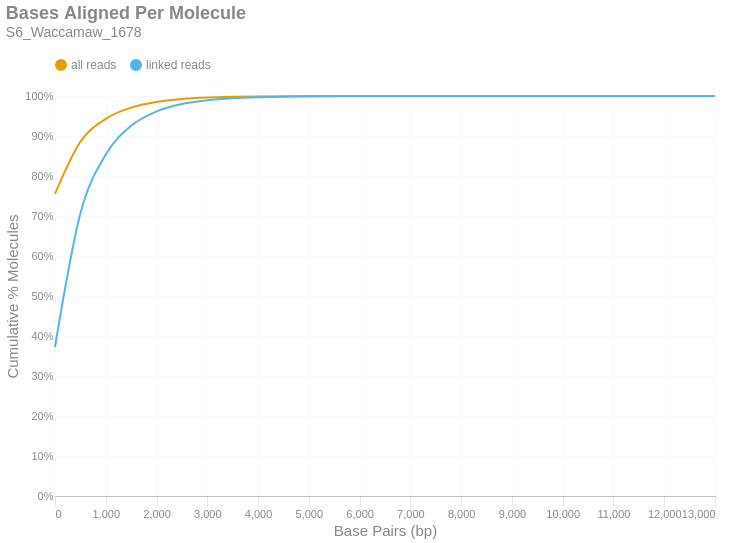

Notebook source saved alongside this figure:
### Markdown cell above
### Bases Aligned Per Molecule
This is a cumulative frequency distribution showing the number of base pairs aligned per unique molecule. These data are shown in 500 bp bins. There are two distributions: one with `all reads` (yellow) and another with only `linked reads` (blue). The percent of molecules in the `linked reads` distribution is relative to the total number of linked molecules.

### Code cell
if SKIPLR:
    print_html(f"Skipped")
else:
    binned_df = consolidated_hist(valids['aligned_bp'], mask, 500, True)
    with SafeRender(binned_df):
        (
            density_plot(binned_df, 'Bases Aligned Per Molecule', samplename, 'basesper')
            .encode(
                x=alt.X('bin:Q', title="Base Pairs (bp)").axis(tickMinStep=500).scale(padding=0),
                y=alt.Y('value:Q', title='Cumulative % Molecules')
                    .axis(format='%')
                    .scale(domain = [0,1])
                    .stack(False),
                color=alt.Color("key:N").scale(domain = ["all reads", "linked reads"]),
                tooltip = [
                    alt.Tooltip("key:N", title = "Data Type"),
                    alt.Tooltip("range_label:N", title="Bases Aligned Per Molecule"),
                    alt.Tooltip("value:Q", format = ".2%", title="% Molecules (Cum.)")
                ]
            )
        ).display()

### Figure 1 — Vega-Lite specification as saved in the notebook (floating-point values rounded to 4 significant figures)
{"width": "container", "height": 400, "config": {"title": {"anchor": "start", "dy": -15, "fontSize": 18, "color": "#888888", "subtitleColor": "#888888", "subtitleFontSize": 14}, "arc": {"fill": "#0072B2"}, "axis": {"domainColor": "#888888", "domainWidth": 0.5, "gridWidth": 0.2, "grid": false, "titleFontWeight": 400, "titleFontSize": 15, "labelFontSize": 11, "labelColor": "#888888", "tickColor": "#888888", "tickWidth": 0.2, "titleColor": "#888888"}, "axisBand": {"grid": false}, "axisX": {"grid": true, "tickSize": 10, "domainCap": "round"}, "axisY": {"domain": false, "grid": true, "tickSize": 0, "domainCap": "round"}, "background": "transparent", "header": {"labelFontSize": 15, "labelColor": "#888888", "titleFontSize": 15, "titleFontWeight": 600, "titleColor": "#888888"}, "legend": {"labelFont": "sans-serif", "labelFontSize": 12, "labelColor": "#888888", "symbolSize": 100, "symbolType": "circle", "titleFontSize": 12, "titlePadding": 10, "titleColor": "#888888", "title": null, "orient": "top"}, "range": {"category": ["#E69F00", "#56B4E9", "#009E73", "#F0E442", "#0072B2", "#D55E00", "#CC79A7", "#000000"], "diverging": ["#cfe8f3", "#a2d4ec", "#73bfe2", "#46abdb", "#1696d2", "#12719e"]}, "area": {"fill": "#0072B2", "fillOpacity": 0.7, "line": true, "strokeOpacity": 0.7}, "line": {"color": "#0072B2", "stroke": "#0072B2", "strokeWidth": 2}, "trail": {"color": "#0072B2", "stroke": "#0072B2", "strokeWidth": 0, "size": 1}, "point": {"filled": true, "fillOpacity": 1.0, "size": 95}, "text": {"color": "#888888", "fontSize": 11, "align": "right", "fontWeight": 400, "size": 11}, "bar": {"fill": "#0072B2", "stroke": null}, "view": {"stroke": null, "continuousWidth": 660, "continuousHeight": 400}}, "data": {"name": "data-8c329cacabff8badb681f4e675364d56"}, "mark": {"type": "line", "interpolate": "monotone", "point": {"opacity": 0, "size": 275}}, "encoding": {"color": {"field": "key", "scale": {"domain": ["all reads", "linked reads"]}, "type": "nominal"}, "tooltip": [{"field": "key", "title": "Data Type", "type": "nominal"}, {"field": "range_label", "title": "Bases Aligned Per Molecule", "type": "nominal"}, {"field": "value", "format": ".2%", "title": "% Molecules (Cum.)", "type": "quantitative"}], "x": {"axis": {"tickMinStep": 500}, "field": "bin", "scale": {"padding": 0}, "title": "Base Pairs (bp)", "type": "quantitative"}, "y": {"axis": {"format": "%"}, "field": "value", "scale": {"domain": [0, 1]}, "stack": false, "title": "Cumulative % Molecules", "type": "quantitative"}}, "params": [{"name": "param_c36ac31b6afebe62", "select": {"type": "point", "fields": ["key"]}, "bind": "legend"}], "title": {"text": "Bases Aligned Per Molecule", "subtitle": "S6_Waccamaw_1678"}, "transform": [{"fold": ["all reads (cumsum)", "linked reads (cumsum)"]}, {"calculate": "replace(datum.key, ' (cumsum)', '')", "as": "key"}, {"filter": {"param": "param_c36ac31b6afebe62"}}], "usermeta": {"embedOptions": {"downloadFileName": "S6_Waccamaw_1678.basesper"}}, "$schema": "https://vega.github.io/schema/vega-lite/v6.1.0.json", "datasets": {"data-8c329cacabff8badb681f4e675364d56": [{"bin": "0.0", "interval": "0.0-500.0", "all reads": 0.7555, "linked reads": 0.3725, "all reads (cumsum)": 0.7555, "linked reads (cumsum)": 0.3725, "range_label": "0-499"}, {"bin": "500.0", "interval": "500.0-1000.0", "all reads": 0.13, "linked reads": 0.3334, "all reads (cumsum)": 0.8855, "linked reads (cumsum)": 0.706, "range_label": "500-999"}, {"bin": "1000.0", "interval": "1000.0-1500.0", "all reads": 0.05748, "linked reads": 0.1476, "all reads (cumsum)": 0.943, "linked reads (cumsum)": 0.8536, "range_label": "1000-1499"}, {"bin": "1500.0", "interval": "1500.0-2000.0", "all reads": 0.02799, "linked reads": 0.0719, "all reads (cumsum)": 0.971, "linked reads (cumsum)": 0.9255, "range_label": "1500-1999"}, {"bin": "2000.0", "interval": "2000.0-2500.0", "all reads": 0.01403, "linked reads": 0.03604, "all reads (cumsum)": 0.985, "linked reads (cumsum)": 0.9615, "range_label": "2000-2499"}, {"bin": "2500.0", "interval": "2500.0-3000.0", "all reads": 0.007229, "linked reads": 0.01857, "all reads (cumsum)": 0.9922, "linked reads (cumsum)": 0.9801, "range_label": "2500-2999"}, {"bin": "3000.0", "interval": "3000.0-3500.0", "all reads": 0.003696, "linked reads": 0.009493, "all reads (cumsum)": 0.9959, "linked reads (cumsum)": 0.9896, "range_label": "3000-3499"}, {"bin": "3500.0", "interval": "3500.0-4000.0", "all reads": 0.001919, "linked reads": 0.00493, "all reads (cumsum)": 0.9979, "linked reads (cumsum)": 0.9945, "range_label": "3500-3999"}, {"bin": "4000.0", "interval": "4000.0-4500.0", "all reads": 0.000998, "linked reads": 0.002564, "all reads (cumsum)": 0.9989, "linked reads (cumsum)": 0.9971, "range_label": "4000-4499"}, {"bin": "4500.0", "interval": "4500.0-5000.0", "all reads": 0.000523, "linked reads": 0.001343, "all reads (cumsum)": 0.9994, "linked reads (cumsum)": 0.9984, "range_label": "4500-4999"}, {"bin": "5000.0", "interval": "5000.0-5500.0", "all reads": 0.0002791, "linked reads": 0.0007169, "all reads (cumsum)": 0.9997, "linked reads (cumsum)": 0.9991, "range_label": "5000-5499"}, {"bin": "5500.0", "interval": "5500.0-6000.0", "all reads": 0.0001554, "linked reads": 0.0003992, "all reads (cumsum)": 0.9998, "linked reads (cumsum)": 0.9995, "range_label": "5500-5999"}, {"bin": "6000.0", "interval": "6000.0-6500.0", "all reads": 9.088e-05, "linked reads": 0.0002334, "all reads (cumsum)": 0.9999, "linked reads (cumsum)": 0.9998, "range_label": "6000-6499"}, {"bin": "6500.0", "interval": "6500.0-7000.0", "all reads": 3.853e-05, "linked reads": 9.896e-05, "all reads (cumsum)": 0.9999, "linked reads (cumsum)": 0.9999, "range_label": "6500-6999"}, {"bin": "7000.0", "interval": "7000.0-7500.0", "all reads": 2.194e-05, "linked reads": 5.635e-05, "all reads (cumsum)": 1.0, "linked reads (cumsum)": 0.9999, "range_label": "7000-7499"}, {"bin": "7500.0", "interval": "7500.0-8000.0", "all reads": 9.77e-06, "linked reads": 2.51e-05, "all reads (cumsum)": 1.0, "linked reads (cumsum)": 1.0, "range_label": "7500-7999"}, {"bin": "8000.0", "interval": "8000.0-8500.0", "all reads": 6.452e-06, "linked reads": 1.657e-05, "all reads (cumsum)": 1.0, "linked reads (cumsum)": 1.0, "range_label": "8000-8499"}, {"bin": "8500.0", "interval": "8500.0-9000.0", "all reads": 4.424e-06, "linked reads": 1.136e-05, "all reads (cumsum)": 1.0, "linked reads (cumsum)": 1.0, "range_label": "8500-8999"}, {"bin": "9000.0", "interval": "9000.0-9500.0", "all reads": 3.871e-06, "linked reads": 9.943e-06, "all reads (cumsum)": 1.0, "linked reads (cumsum)": 1.0, "range_label": "9000-9499"}, {"bin": "9500.0", "interval": "9500.0-10000.0", "all reads": 1.106e-06, "linked reads": 2.841e-06, "all reads (cumsum)": 1.0, "linked reads (cumsum)": 1.0, "range_label": "9500-9999"}, {"bin": "10000.0", "interval": "10000.0-10500.0", "all reads": 1.475e-06, "linked reads": 3.788e-06, "all reads (cumsum)": 1.0, "linked reads (cumsum)": 1.0, "range_label": "10000-10499"}, {"bin": "10500.0", "interval": "10500.0-11000.0", "all reads": 0.0, "linked reads": 0.0, "all reads (cumsum)": 1.0, "linked reads (cumsum)": 1.0, "range_label": "10500-10999"}, {"bin": "11000.0", "interval": "11000.0-11500.0", "all reads": 5.53e-07, "linked reads": 1.42e-06, "all reads (cumsum)": 1.0, "linked reads (cumsum)": 1.0, "range_label": "11000-11499"}, {"bin": "11500.0", "interval": "11500.0-12000.0", "all reads": 0.0, "linked reads": 0.0, "all reads (cumsum)": 1.0, "linked reads (cumsum)": 1.0, "range_label": "11500-11999"}, {"bin": "12000.0", "interval": "12000.0-12500.0", "all reads": 1.843e-07, "linked reads": 4.735e-07, "all reads (cumsum)": 1.0, "linked reads (cumsum)": 1.0, "range_label": "12000-12499"}, {"bin": "12500.0", "interval": "12500.0-13000.0", "all reads": 1.843e-07, "linked reads": 4.735e-07, "all reads (cumsum)": 1.0, "linked reads (cumsum)": 1.0, "range_label": "12500-12999"}, {"bin": "13000.0", "interval": "13000.0-13500.0", "all reads": 1.843e-07, "linked reads": 4.735e-07, "all reads (cumsum)": 1.0, "linked reads (cumsum)": 1.0, "range_label": "13000-13499"}]}}
